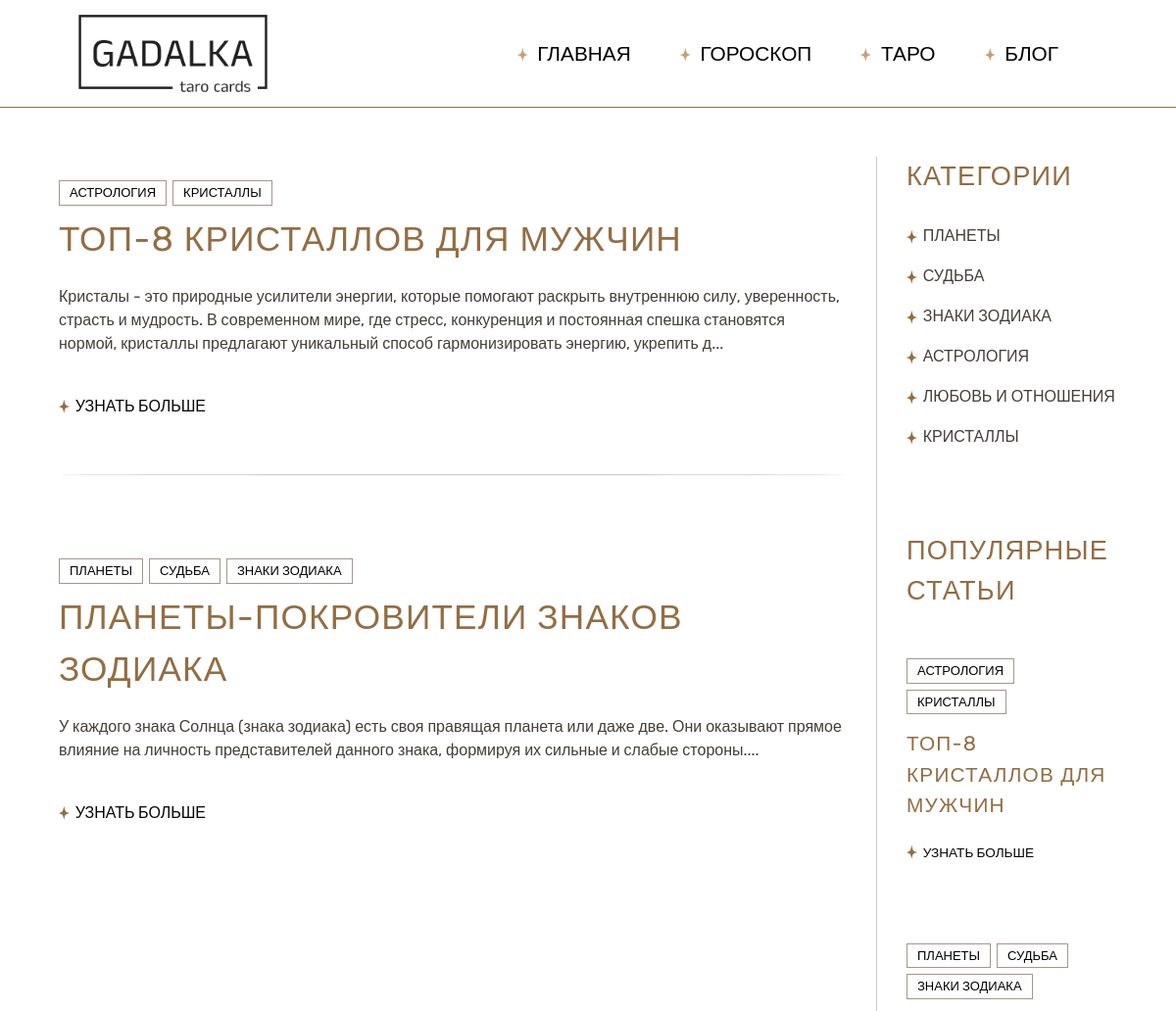
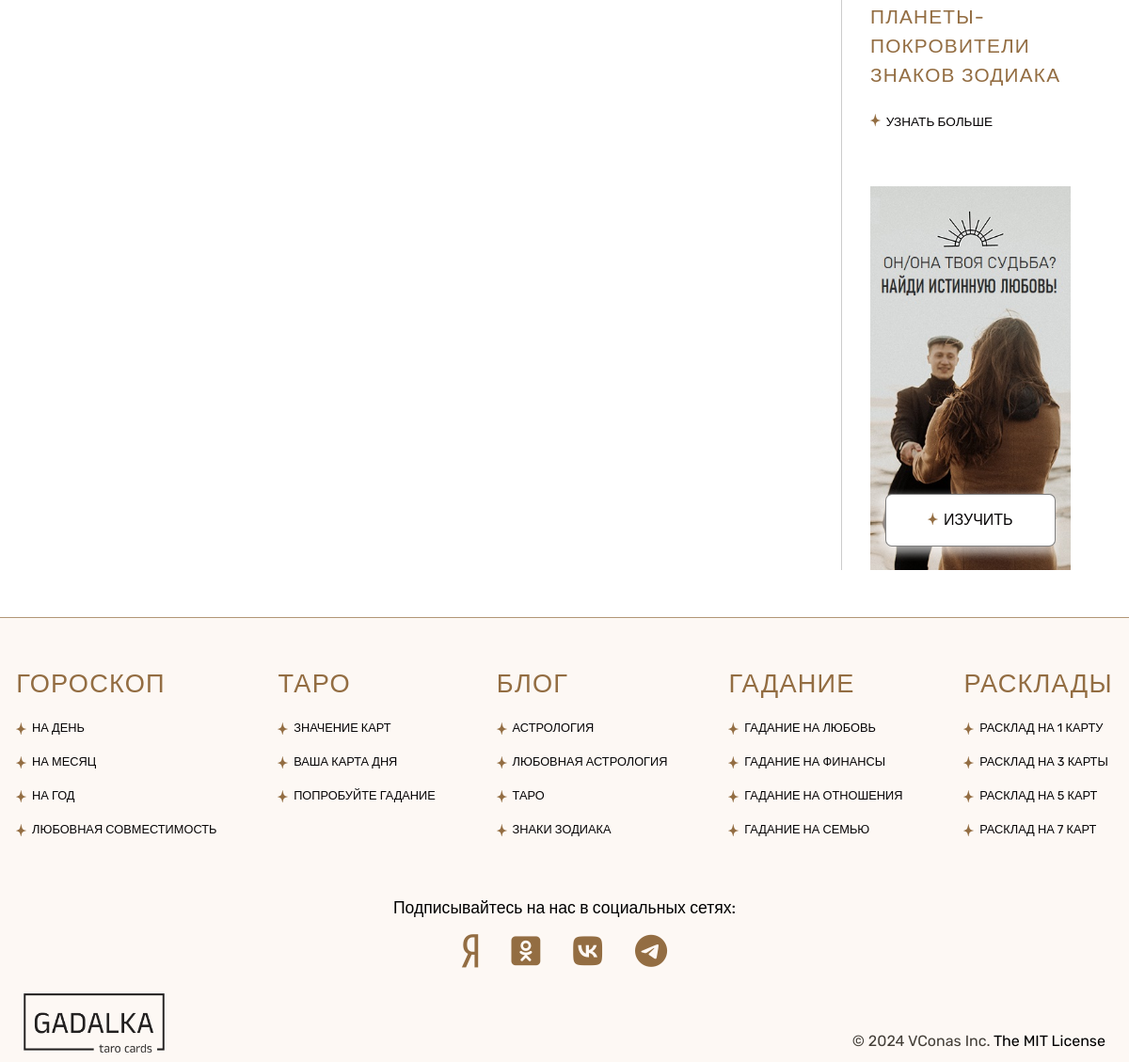
The page /pages/blog/blog.php on the database its author committed (2 pictures, top to bottom).
### tables this page shows
CREATE TABLE `article_categories` (
  `aid` int NOT NULL,
  `cat_id` int NOT NULL
);

CREATE TABLE `blog_categories` (
  `cat_id` int NOT NULL,
  `name` varchar(128) NOT NULL
);

CREATE TABLE `articles` (
  `aid` int NOT NULL,
  `header` varchar(256) NOT NULL,
  `create_timestamp` bigint NOT NULL,
  `image` varchar(128) NOT NULL,
  `views` bigint NOT NULL
);

CREATE TABLE `article_body` (
  `id` int NOT NULL,
  `aid` int NOT NULL,
  `on_page_idx` int NOT NULL,
  `tag_id` int NOT NULL,
  `content` text NOT NULL
);

### public/php/article.php (called while the page is built, shortened)
<?
class Article {
    public $Body = [];
    public function GetShortBody() {
        return substr($this->Body[0]->Content, 0, length: 512) . '...';
    }
    public static function NewFromRow($row) {
        $article = new Article();
        $article->ID = $row['aid'];
        $article->Header = $row['header'];
        $article->CreateTimestamp = intval($row['create_timestamp']);
        $article->Image = $row['image'];
        $article->Categories = self::GetCategories($article->ID);
        $article->Body = self::GetBody($article->ID);
        return $article;
    }
    private static function GetCategories($article_id) {
        $categories = [];
        $m = new mysqli(getenv('dbhost'),getenv('dbuser'), getenv('dbpass'), getenv('dbname'));
        $r = $m->query("SELECT ac.cat_id, bc.name
                                FROM article_categories ac
                                JOIN blog_categories bc ON ac.cat_id = bc.cat_id
                                WHERE ac.aid = $article_id;");
        while($row = $r->fetch_assoc()) {
            $categories[] = [$row['cat_id'], $row['name']];
        }
        return $categories;
    }
    private static function GetBody($article_id) {
        $body = [];
        $m = new mysqli(getenv('dbhost'),getenv('dbuser'), getenv('dbpass'), getenv('dbname'));
        $r = $m->query("SELECT b.on_page_idx, t.tag, b.content, t.class_list
                        FROM article_body b
                        JOIN article_tags t ON t.tag_id = b.tag_id
                        WHERE b.aid = $article_id ORDER BY b.on_page_idx ASC;");
        while($row = $r->fetch_assoc()) {
            $body[]= new ArticlePart($row['on_page_idx'], $row['tag'], $row['content'], $row['class_list']);
        }
        return $body;
    }
    public static function GetArticleList($limit = 10, $by = 'create_timestamp', $cat = null) {
        $m = new mysqli(getenv('dbhost'),getenv('dbuser'), getenv('dbpass'), getenv('dbname'));
        $query = "SELECT * FROM articles";
        if ($by == 'views') {
            $query .= " ORDER BY views DESC LIMIT $limit;";
        }
        else {
            $query .= " ORDER BY create_timestamp DESC LIMIT $limit;";
        }
        $r = $m->query($query);
        $articles = [];
        while($row = $r->fetch_assoc()) {
            $articles[] = Article::NewFromRow($row);
        }
        return $articles;
    }
    public static function GetPopularArticles($limit) {
        $articles = Article::GetArticleList($limit, 'views');
        return $articles;
    }
    public static function GetAllCategories() {
        $m = new mysqli(getenv('dbhost'),getenv('dbuser'), getenv('dbpass'), getenv('dbname'));
        $r = $m->query("SELECT name FROM blog_categories;");
        $categories = [];
        while($row = $r->fetch_assoc()) {
            $categories[] = $row['name'];
        }
        return $categories;
    }
    private static $base62_salt = 979232;
    public static function EncodeBase62($id) {
        $b = 62;
        $id = intval($id) + Article::$base62_salt;
        $base='0123456789abcdefghijklmnopqrstuvwxyzABCDEFGHIJKLMNOPQRSTUVWXYZ';
        $r = $id  % $b ;
        $res = $base[$r];
        $q = floor($id/$b);
        while ($q) {
            $r = $q % $b;
            $q =floor($q/$b);
            $res = $base[$r].$res;
        }
        return $res;
    }
}
class ArticlePart {
    public function __construct($onPageIndex, $tag, $content, $classList = '') {
        $this->Content = $content;
    }
}

### public/pages/blog/blog.php (the view, shortened to what this page needs)
<?
$root = realpath($_SERVER["DOCUMENT_ROOT"]);
?>
<!DOCTYPE html>
<html lang="ru" prefix="og: http://ogp.me/ns#">
<head>
    <?
        include_once($root.'/parts/head.php');
    ?>
    <link rel="stylesheet" href="..\..\parts/header/header.css">
    <link rel="stylesheet" href="..\..\parts/footer/footer.css">
    <link rel="stylesheet" href="..\..\parts/pagination/pagination.css">
	<link rel="stylesheet" href="..\..\parts/css-normalize.css">
	<link rel="stylesheet" href="..\..\parts/banners/banners.css">
	<link rel="stylesheet" href="/main.css">
    <link rel="stylesheet" href="blog.css">
</head>
<body class="light">
    <?
        require_once($root.'/parts/header/header.php');
    ?>
    <?
        require_once($root.'/php/article.php');
        $cat = null;
        $articles = Article::GetArticleList(10, $cat);
    ?>
    <div class="main-wrapper">
        <div class="blog-section">
            <?foreach($articles as $article) {?>
                <div class="post">
                    <div class="post-tags">
                        <?foreach($article->Categories as $category) {?>
                        <a href="/"><div class="post-tag"><?=$category[1]?></div></a>
                        <?}?>
                    </div>
                    <h3 class="title-text"><?=$article->Header?></h3>
                    <p class="h4-subtitle-text"><?=$article->GetShortBody()?></p>
                    <span class="learn-more-btn">
                        <span class="s-icon">
                        </span>
                        <a itemprop="url" href="article.php?h=<?=Article::EncodeBase62($article->ID)?>" class="text">
                            Узнать больше
                        </a>
                    </span>
                </div>
                <hr>
            <?}?>
        </div>
        <?php require_once('sidebar.php');?>
    </div>
    <? require_once($root.'/parts/footer/footer.php') ?>
</body>

### public/pages/blog/sidebar.php (shortened to what this page needs)
<?
    $popularArticles = Article::GetPopularArticles(2);
    $categories = Article::GetAllCategories();
?>
<div class="sidebar">
    <div class="categories">
        <h4 class="title-text">Категории</h4>
        <ul>
            <?foreach($categories as $cat) {?>
            <li>
                <span class="learn-more-btn">
                    <span class="s-icon">
                    </span>
                    <a itemprop="url" href="/" class="text">
                        <?=$cat?>
                    </a>
                </span>
            </li>
            <?}?>
        </ul>
    </div>
    <div class="popular-posts">
        <h4 class="title-text">Популярные статьи</h4>
        <?foreach($popularArticles as $article) {?>
        <div class="post">
            <div class="post-tags">
                <?foreach($article->Categories as $category) {?>
                    <a href="/"><div class="post-tag"><?=$category[1]?></div></a>
                <?}?>
            </div>
            <h3 class="title-text"><?=$article->Header?></h3>
            <span class="learn-more-btn">
                <span class="s-icon">
                </span>
                <a itemprop="url" href="/" class="text">
                    Узнать больше
                </a>
            </span>
        </div>
        <?}?>
    </div>
    <?php
        include_once($root.'/parts/banners/banners.php');
    ?>
</div>

### public/parts/header/header.css (style rules this page uses)
.s-icon { overflow: hidden; }

### public/main.css (style rules this page uses)
.light h1,.light h4,.light h3 { color: #936D42; }
.light a { color: black; }
.light p { color: rgb(67, 62, 55); }
h3.title-text { font-size: 2.2em; font-style: normal; font-weight: 400; letter-spacing: 1.2px; text-transform: uppercase; outline-color: rgb(202, 157, 117); font-family: "Rubik", sans-serif; }
h4.title-text { font-size: 1.7em; font-style: normal; font-weight: 400; letter-spacing: 1.2px; text-transform: uppercase; outline-color: rgb(202, 157, 117); font-family: "Rubik", sans-serif; }
p.h4-subtitle-text { font-size: 1em !important; font-family: "Rubik", sans-serif; word-wrap: break-word; }
.s-icon, .icon { overflow: hidden; }
.star-icon { color : #936d42; }
.learn-more-btn { display: flex; column-gap: 6px; align-items: normal; position: relative; padding: 6px 0; width: max-content; cursor: pointer; }
.learn-more-btn svg { transition: .3s; }
.light .learn-more-btn a { color: rgb(7, 5, 6); }
.learn-more-btn a { text-decoration: none; text-transform: uppercase; font-family: "Rubik", sans-serif; font-size: .8em; font-weight: 400; }
.learn-more-btn::after { content: ''; transition: .4s ease-out; display: inline-flex; position: absolute; width: 0%; bottom: 0; border-bottom: 1px solid #936d42; }

### public/pages/blog/blog.css (style rules this page uses)
.main-wrapper { width: 90vw; position: relative; left: 5vw; margin-top: 50px; display: flex; }
.blog-section { flex-basis: calc(80% - 30px); display: flex; flex-direction: column; padding-right: 30px; }
.post { display: flex; flex-direction: column; margin-bottom: 50px; }
.blog-section hr { margin: 0 0 60px 0; opacity: .5; border-radius: 50%; }
.post-tags { margin-top: 24px; display: flex; flex-direction: row; flex-wrap: wrap; gap: 6px; }
.post-tag { text-transform: uppercase; padding: 2px 10px; border: 1px solid #a8948e; font-size: 13px; font-family: 'Rubik', sans-serif; font-weight: 400; }
.post h3 { margin-top: 8px; }
.post .h4-subtitle-text { margin-top: 21px; }
.post .learn-more-btn { margin-top: 35px; }
.post .learn-more-btn a { font-size: 1em; font-weight: 500; line-height: 1.4em; }
.title-text, .h4-subtitle-text { word-wrap: break-word; }
.sidebar { flex-basis: calc(20% - 30px); padding-left: 30px; border-left: 1px solid rgba(0, 0, 0, .2); }
.sidebar h4 { margin-bottom: 25px; }
.sidebar ul { list-style: none; padding: 0; margin: 0; }
.sidebar ul a { font-size: 1em !important; font-weight: 400; line-height: 1.1em; color: #433e37 !important; }
.sidebar ul li { margin-top: 5px; }
.sidebar .popular-posts { margin-top: 75px; }
.sidebar h3 { font-size: 1.3em !important; margin-top: 15px; }
.sidebar .post .learn-more-btn a { font-size: 0.85em; line-height: 1.7em; }
.sidebar .post .learn-more-btn { margin-top: 15px; }
.main-wrapper { margin-bottom: 50px; }

### rows shown on the page
articles: header "ТОП-8 КРИСТАЛЛОВ ДЛЯ МУЖЧИН"
article_categories: blog_categories.name "АСТРОЛОГИЯ"
article_categories: blog_categories.name "КРИСТАЛЛЫ"
article_body: content "Кристалы - это природные усилители энергии, которые помогают раскрыть внутреннюю силу, уверенность, страсть и мудрость. В современном мире, где стресс, конкуренция и постоянная спешка становятся нормой, кристаллы предлагают уникальный способ гармонизировать энергию, укрепить д..."
articles: header "ПЛАНЕТЫ-ПОКРОВИТЕЛИ ЗНАКОВ ЗОДИАКА"
article_categories: blog_categories.name "ПЛАНЕТЫ"
article_categories: blog_categories.name "СУДЬБА"
article_categories: blog_categories.name "ЗНАКИ ЗОДИАКА"
article_body: content "У каждого знака Солнца (знака зодиака) есть своя правящая планета или даже две. Они оказывают прямое влияние на личность представителей данного знака, формируя их сильные и слабые стороны...."

### other values the page prints
$v->title "ГЛАВНАЯ"
$v->title "ГОРОСКОП"
$v->title "ТАРО"
$v->title "БЛОГ"
$cat "ПЛАНЕТЫ"
$cat "СУДЬБА"
$cat "ЗНАКИ ЗОДИАКА"
$cat "АСТРОЛОГИЯ"
$cat "ЛЮБОВЬ И ОТНОШЕНИЯ"
$cat "КРИСТАЛЛЫ"
$l->title "ГОРОСКОП"
$link->title "НА ДЕНЬ"
$link->title "НА МЕСЯЦ"
$link->title "НА ГОД"
$link->title "ЛЮБОВНАЯ СОВМЕСТИМОСТЬ"
